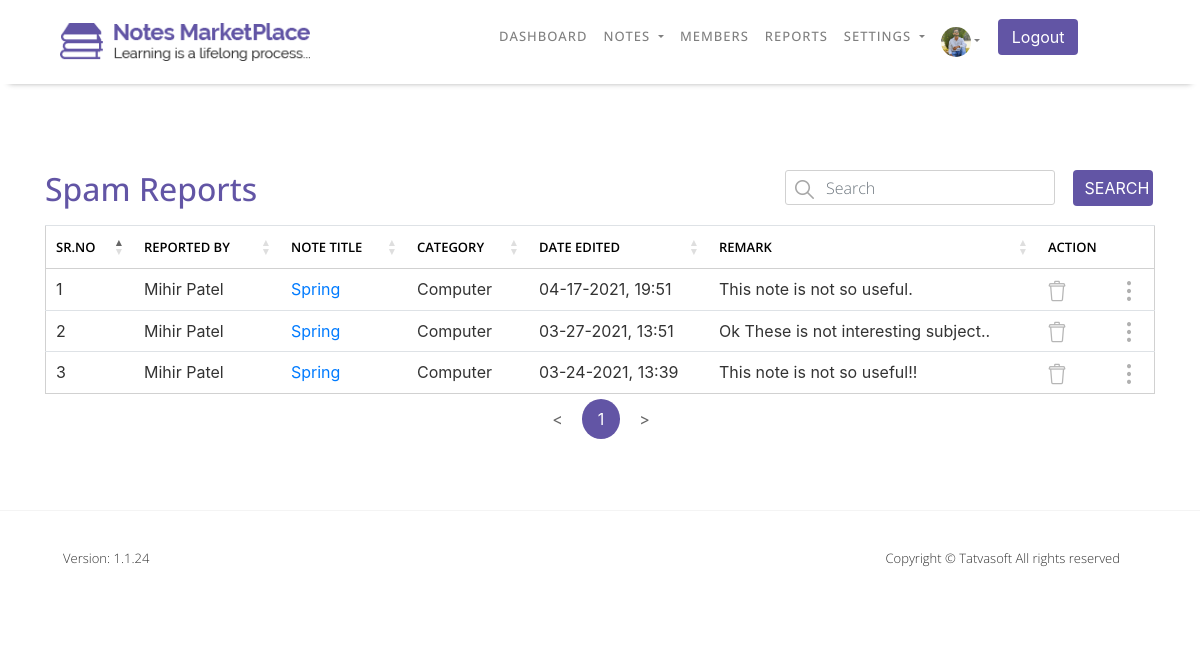
The page /NOTESMARKETPLACE/Admin/Spam_Reports.php (signed in) on the database as committed earlier.
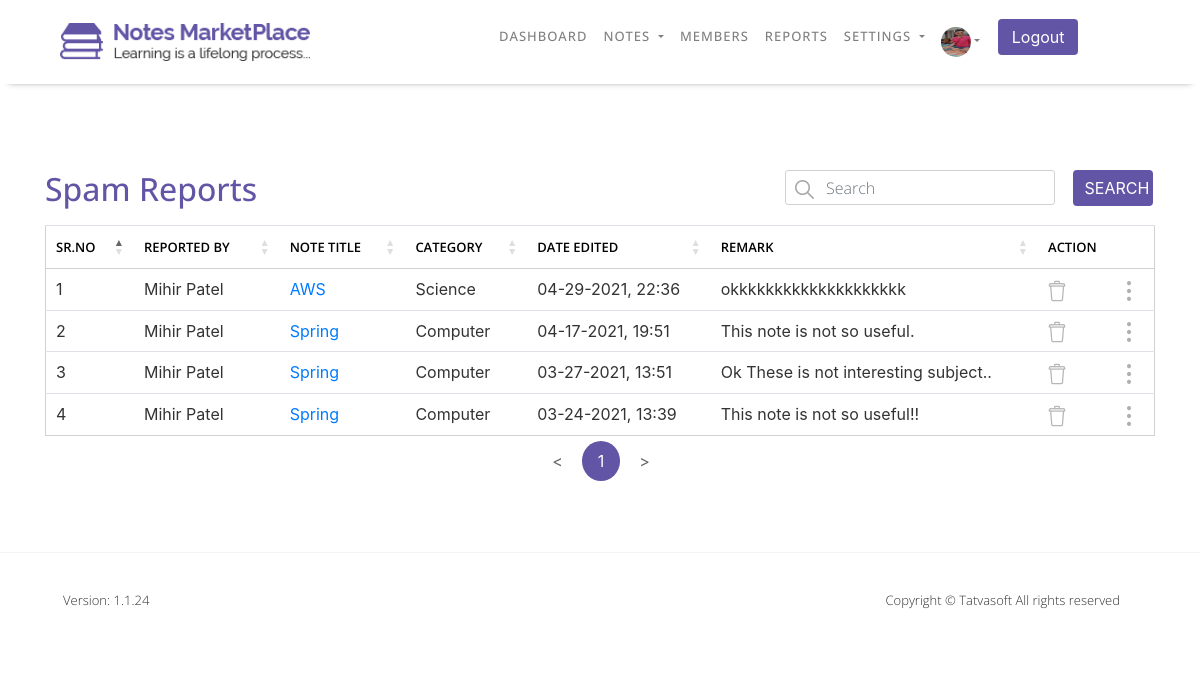
The same page on the database as committed later.
### tables this page shows
CREATE TABLE `userprofile` (
  `ID` int(11) NOT NULL COMMENT 'Primary Key',
  `UserID` int(11) NOT NULL COMMENT 'FOREIGN KEY relationship with Users table.',
  `DOB` datetime DEFAULT NULL,
  `Gender` int(11) DEFAULT NULL COMMENT 'FOREIGN KEY relationship with ReferenceData table.bind distinct value from ReferenceDtata table with filter RefCategory=''Gender'' ans IsActive = 1.',
  `SecondaryEmailAddress` varchar(100) NOT NULL COMMENT 'For Admin user only.',
  `Phone number - Country Code` varchar(5) NOT NULL COMMENT 'bind distinct CountryCode from Country table with filter IsActive=1.',
  `Phone number` varchar(20) NOT NULL,
  `Profile Picture` varchar(500) DEFAULT NULL COMMENT 'Profile Picture of the user. ',
  `Address Line 1` varchar(100) NOT NULL,
  `Address Line 2` varchar(100) NOT NULL,
  `City` varchar(50) NOT NULL,
  `State` varchar(50) NOT NULL,
  `Zip Code` varchar(50) NOT NULL,
  `Country` varchar(50) NOT NULL COMMENT 'Bind distinct Country from Country table with filter IsActive=1.',
  `University` varchar(100) DEFAULT NULL,
  `College` varchar(100) DEFAULT NULL,
  `CreatedDate` datetime DEFAULT current_timestamp() COMMENT 'Date and time when system has created a record.',
  `CraetedBy` int(11) DEFAULT NULL COMMENT 'UserID who has created this rocord.',
  `ModifiedDate` datetime DEFAULT current_timestamp() COMMENT 'Date and time when system has updated a record.',
  `ModifiedBy` int(11) DEFAULT NULL COMMENT 'UserID who has updated this rocord.'
);

CREATE TABLE `sellernotesreportedissues` (
  `ID` int(11) NOT NULL COMMENT 'PRIMARY KEY',
  `NoteID` int(11) NOT NULL COMMENT 'FOREIGN KEY relationship with SellerNotes table.',
  `ReportedBYID` int(11) NOT NULL COMMENT 'FOREIGN KEY relationship with users table.',
  `AgainstDownloadID` int(11) NOT NULL COMMENT 'FOREIGN KEY relationship with Downloads table.',
  `Remarks` varchar(10000) NOT NULL,
  `CreatedDate` datetime DEFAULT current_timestamp() COMMENT 'Date and time when system has created this record.',
  `CreatedBy` int(11) DEFAULT NULL COMMENT 'UserID who has created this record.',
  `ModifiedDate` datetime DEFAULT current_timestamp() COMMENT 'Date and time when system has updated this record.',
  `ModifiedBy` int(11) DEFAULT NULL COMMENT 'UserID who has created this record. Super Admin ID you can insert static.'
);

CREATE TABLE `users` (
  `ID` int(11) NOT NULL COMMENT 'PRIMARY KEY',
  `RoleID` int(11) NOT NULL COMMENT 'FOREIGN KEY relationship with UserRoles table',
  `FirstName` varchar(50) NOT NULL COMMENT 'Required Information',
  `LastName` varchar(50) NOT NULL COMMENT 'Required Information',
  `EmailID` varchar(100) NOT NULL COMMENT 'Required Information | Unique EmailID across table.',
  `Password` varchar(24) NOT NULL COMMENT 'Required Information',
  `IsEmailVerified` bit(2) DEFAULT b'0' COMMENT 'Required Information, Default set to false.',
  `CreatedDate` datetime DEFAULT current_timestamp() COMMENT 'Date and time when system has created a record.',
  `CreatedBy` int(11) DEFAULT NULL COMMENT 'UserID who has created this record.',
  `ModifiedDate` datetime DEFAULT current_timestamp() COMMENT 'date and time when system has updated a record.',
  `ModifiedBy` int(11) DEFAULT NULL COMMENT 'UserID who updateds this record.',
  `IsActive` bit(2) NOT NULL DEFAULT b'1' COMMENT 'Required Information, default set to true.'
);

CREATE TABLE `downloads` (
  `ID` int(11) NOT NULL COMMENT 'PRIMARY KEY',
  `NoteID` int(11) NOT NULL COMMENT 'FOREIGN KEY relationship with SellerNotes table.',
  `Seller` int(11) NOT NULL COMMENT 'FOREIGN KEY relationship with Users table.',
  `Downloader` int(11) NOT NULL COMMENT 'FOREIGN KEY relationship with Users table.',
  `IsSellerHasAllowedDownload` bit(2) NOT NULL DEFAULT b'0' COMMENT 'For paid notes default false.For free notes it will be true anyway.',
  `AttachmentPath` varchar(1000) DEFAULT NULL COMMENT 'for paid notes default false. for free notes it will be true anyway.',
  `IsAttachmentDownloaded` bit(2) NOT NULL DEFAULT b'0',
  `AttachmentDownloadedDate` datetime DEFAULT NULL COMMENT 'for paid notes default false. for free notes it will be true anyway.',
  `IsPaid` int(11) NOT NULL COMMENT 'default false. for free notes it will be true anyway.',
  `PurchasedPrice` bit(64) NOT NULL,
  `NoteTitle` varchar(100) NOT NULL COMMENT 'We need to store Note Title to this Table.',
  `NoteCategory` varchar(100) NOT NULL COMMENT 'We need to store Note Category to this Table.',
  `CreatedDate` datetime DEFAULT NULL COMMENT 'Date and time when system has created this record.',
  `CreatedBy` int(11) DEFAULT NULL COMMENT 'UserID who has created this record.Super Admin Id you can insert static.',
  `ModifiedDate` datetime DEFAULT NULL COMMENT 'Date and time when system has updated this record.',
  `ModifiedBy` int(11) DEFAULT NULL COMMENT 'UserID who has updatNoteed this record. Super Admin Id you can insert static.',
  `IsActive` bit(2) NOT NULL DEFAULT b'1'
);

### NOTESMARKETPLACE/Admin/Spam_Reports.php (the view, shortened to what the changed rows need)
<?php include "Config/Database-Connection.php"; ?>
    <?php
        if(isset($_SESSION['loggedin']) && $_SESSION['loggedin'] = true){
            include "Header.php";
        }else{
            header("Location: ../Login.php");
        }
    ?>
    <section id="spam-reports">
        <div class="content-box-lg">
            <div class="container">
                <div class="row spam-reports-row">
                    <div class="col-md-6 col-sm-6 col-6">
                        <div class="horizontal-heading">
                            <h2>Spam Reports</h2>
                        </div>
                    </div>
                    <div class="col-md-6 col-sm-6 col-6">
                        <div class="row">
                            <div class="col-md-9 col-sm-6 col-6">
                                <div class="form-group text-left">
                                    <input type="text" id="Search_Reports" name="Search_Reports" class="form-control" placeholder="Search">
                                </div>
                            </div>
                            <div class="col-md-3 col-sm-6 col-6">
                                <button type="button" id="Reports" name="Reports" class="btn btn-info btn-Blue">Search</button>
                            </div>
                        </div>
                    </div>
                </div>
                <div class="row spam-reports-row">
                    <div class="col-md-12 col-sm-12 col-12">
                        <div class="table-responsive">
                            <table class="table table-hover" id="Reports_table">
                                <thead>
                                    <tr>
                                        <th scope="col">SR.NO</th>
                                        <th scope="col">REPORTED BY</th>
                                        <th scope="col">NOTE TITLE</th>
                                        <th scope="col">CATEGORY</th>
                                        <th scope="col">DATE EDITED</th>
                                        <th scope="col">REMARK</th>
                                        <th scope="col">ACTION</th>
                                        <th scope="col"></th>
                                    </tr>
                                </thead>
                                <tbody>
                            <?php
                                $query = "SELECT * FROM sellernotesreportedissues ORDER BY CreatedDate DESC";
                                $Search_all = mysqli_query($connection,$query);
                                if(mysqli_num_rows($Search_all)!=0){
                                    $j=1;
                                    while($row =mysqli_fetch_assoc($Search_all)){
                                        $ID = $row['ID'];
                                        $NoteID = $row['NoteID'];
                                        $AgainstDownloadID = $row['AgainstDownloadID'];
                                        $ReportedBYID = $row['ReportedBYID'];
                                        $Remarks = $row['Remarks'];
                                        $CreatedDate = $row['CreatedDate'];
                                        $DATEEDITED = date("m-d-Y, H:i",
                                        strtotime($CreatedDate));
                                        $query = "SELECT * FROM users WHERE ID=$ReportedBYID";
                                        $User_Select = mysqli_query($connection,$query);
                                        if($row = mysqli_fetch_assoc($User_Select)){
                                            $FirstName = $row['FirstName'];
                                            $LastName = $row['LastName'];
                                        }
                                        $query = "SELECT * FROM downloads WHERE ID=$AgainstDownloadID";
                                        $Download_Select = mysqli_query($connection,$query);
                                        if($row =mysqli_fetch_assoc($Download_Select)){
                                            $NoteTitle = $row['NoteTitle'];
                                            $NoteCategory = $row['NoteCategory'];
                                        }
                                        echo "<tr><td>$j</td>
                                                <td>".$FirstName." ".$LastName."</td>
                                                <td><a href='Notes_Details.php?Note=$NoteID'>$NoteTitle</a></td>
                                                <td>$NoteCategory</td>
                                                <td>$DATEEDITED</td>
                                                <td>$Remarks</td>
                                                <td><a href='Spam_Reports.php?delete=$ID'
                                                onclick='return DELETE()'><img src='images/tables/delete.png' alt='Delete Image'></a></td>
                                                <td>
                                                    <div class='dropdown'>
                                                        <img src='images/tables/dots.png' alt='Setting Image' class='dropbtn'>
                                                        <div class='dropdown-content'>
                                                            <a href='Attachment_Download.php?Download=$NoteID'>Downloaded Notes</a>
                                                            <a href='Notes_Details.php?Note=$NoteID'>View More Details</a>
                                                        </div>
                                                    </div>
                                                </td>
                                            </tr>";
                                        $j++;
                                    }
                                }
                            ?>
                                </tbody>
                            </table>
                        </div>
                    </div>
                </div>
            </div>
        </div>
    </section>
<?php include "Footer.php"; ?>

### NOTESMARKETPLACE/Admin/Header.php (shortened to what the changed rows need)
<!DOCTYPE html>
<html lang="en">
<head>
    <link rel="stylesheet" href="css/bootstrap/bootstrap.min.css">
    <link rel="stylesheet" type="text/css" href="https://cdn.datatables.net/1.10.24/css/jquery.dataTables.min.css"/>
    <link rel="stylesheet" href="css/style.css">
    <link rel="stylesheet" href="css/responsive.css">
</head>
<body>
    <header>
        <nav class="navbar navbar-expand-lg navbar-light white-nav-top fixed-top">
            <div class="container">
                <a id="user-header" class="navbar-brand" href="Dashboard.php">
                    <img src="images/Homepage/logo.png" alt="Logo" class="img-responsive">
                </a>
                <div class="collapse navbar-collapse" id="navbarSupportedContent">
                    <ul class="navbar-nav me-auto mb-2 mb-lg-0">
                        <li class="nav-item">
                            <a class="nav-link" href="Dashboard.php">Dashboard</a>
                        </li>
                        <li class="nav-item dropdown">
                            <a class="nav-link dropdown-toggle dropbtn" href="#" id="navbarDropdown" role="button" data-toggle="dropdown" aria-haspopup="true" aria-expanded="false">
                                Notes
                            </a>
                        </li>
                        <li class="nav-item">
                            <a class="nav-link" href="Members.php">Members</a>
                        </li>
                        <li class="nav-item">
                            <a class="nav-link" href="Spam_Reports.php">Reports</a>
                        </li>
                        <li class="nav-item dropdown">
                            <a class="nav-link dropdown-toggle dropbtn" href="#" id="navbarDropdown" role="button" data-toggle="dropdown" aria-haspopup="true" aria-expanded="false">
                                Settings
                            </a>
                        </li>
                        <li class="nav-item dropdown">
                            <a class="nav-link dropdown-toggle user-img dropbtn" href="#" id="navbarDropdown" role="button" data-toggle="dropdown" aria-haspopup="true" aria-expanded="false">
                            <?php
                                    $EmailID = $_SESSION['EmailID'];
                                    $query = "SELECT * FROM users WHERE EmailID='{$EmailID}'";
                                    $Users_select = mysqli_query($connection,$query);
                                    while($row = mysqli_fetch_assoc($Users_select)){
                                        $ID = $row['ID'];
                                    }
                                    $query = "SELECT * FROM userprofile WHERE UserID=$ID";
                                    $Users_select = mysqli_query($connection,$query);
                                    while($row = mysqli_fetch_assoc($Users_select)){
                                        $IMG = $row['Profile Picture'];
                                    }
                                    $query = "SELECT * FROM system_configuration WHERE ID=8";
                                    $Default_select = mysqli_query($connection,$query);
                                    while($row = mysqli_fetch_assoc($Default_select)){
                                        $Default_IMG = $row['Value'];
                                    }
                            ?>
                            <img src="<?php if(mysqli_num_rows($Users_select)!=0 && $IMG!=""){ echo "../Uploads/Admin/$ID/Profile_Photo/$IMG"; }else{ echo "../Uploads/Default_Images/$Default_IMG"; }?>" alt="User-Photo" class="rounded-circle img-responsive"></a>
                        </li>
                        <li class="nav-item">
                            <form class="form-inline my-2 my-lg-0" action="" method="post">
                                <button class="btn my-2 my-sm-0 btn-Blue" name="Logout" type="submit" onclick="return LogoutAdmin()">Logout</button>
                            </form>
                        </li>
                    </ul>
                </div>
            </div>
        </nav>
    </header>

Rows that differ between the two databases and show on the page:
changed userprofile: Profile Picture: a different picture
added sellernotesreportedissues: ReportedBYID.FirstName "Mihir", ReportedBYID.LastName "Patel", AgainstDownloadID.NoteTitle "AWS", AgainstDownloadID.NoteCategory "Science", CreatedDate "04-29-2021, 22:36", Remarks "okkkkkkkkkkkkkkkkkkkk"
